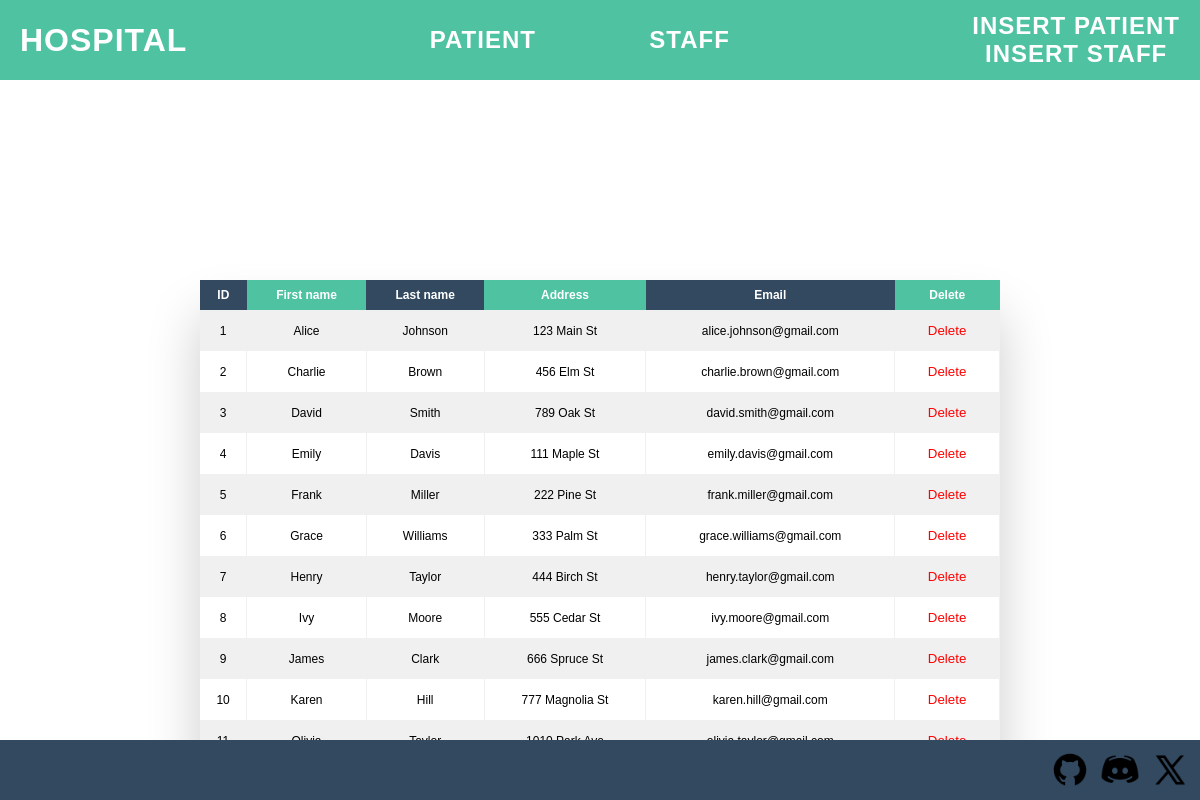
The app's page /patient.php with its own data.
### tables this page shows
CREATE TABLE Patient (
  patient_id INT NOT NULL AUTO_INCREMENT,
  first_name VARCHAR(50) NOT NULL,
  last_name VARCHAR(50) NOT NULL,
  date_of_birth DATE NOT NULL,
  gender ENUM('Male', 'Female') NOT NULL,
  medical_history TEXT,
  current_medical_issues TEXT,
  allergies TEXT,
  email VARCHAR(100),
  phone_number VARCHAR(20),
  address_id INT NOT NULL,
  PRIMARY KEY (patient_id),
  FOREIGN KEY (address_id) REFERENCES Address(address_id) ON DELETE CASCADE
);

CREATE TABLE Address (
  address_id INT NOT NULL AUTO_INCREMENT,
  address_name VARCHAR(200),
  city_name VARCHAR(200),
  state_name VARCHAR(200),
  PRIMARY KEY (address_id)
);

### patient.php (the view, shortened to what this page needs)
<!DOCTYPE html>
<html lang="en">
<head>
	<link rel="stylesheet" href="style.css?a=<?php echo time();?>">
</head>
<body>
	<?php require_once("header.php")?>
	<?php
		require_once("sql_connect.php");
		$sql_patient_query = $conn->query("SELECT patient_id, first_name, last_name, address_name, email FROM patient JOIN address ON address.address_id = patient.address_id ORDER BY patient_id");
		if ($sql_patient_query->num_rows > 0) {
			$rows = $sql_patient_query->fetch_all(MYSQLI_ASSOC);
			?>
			<div class="table-wrapper"><table><thead>
				<tr>
					<th>ID</th>
					<th>First name</th>
					<th>Last name</th>
					<th>Address</th>
					<th>Email</th>
					<th>Delete</th>
				</tr>
			<?php
			foreach ($rows as $row) {
				?><tr><?php
				foreach ($row as $data) {
					?><td><?php echo $data; ?></td><?php
				}
				?>
				<td class="delete_td">
					<form action="delete.php" method="post" class="delete">
						<input type="submit" name="delete" value="Delete">
					</form>
				</td>
				</tr>
				<?php
			}
			?></thead></table></div><?php
		}
	?>
	<?php require_once("footer.php")?>
</body>
</html>

### header.php
<header>
    <div class="header-left">
        <a href="index.php"><h2>Hospital</h></a>
    </div>
    <div class="header-mid">
        <a href="patient.php"><h3>Patient</h3></a>
        <a href="staff.php"><h3>Staff</h3></a>
    </div>
    <div class="header-right">
        <a href="patient_insert.php"><h3>Insert Patient</h3></a>
        <a href="staff_insert.php"><h3>Insert Staff</h3></a>
    </div>
</header>

### footer.php
<footer>
    <img class="image" src="github.png">
    <img class="image" src="discord.png">
    <img class="image" src="x.png">
</footer>

### style.css (style rules this page uses)
* { margin: 0; padding: 0; }
body { font-family: Helvetica; -webkit-font-smoothing: antialiased; background: rgb(255, 255, 255); background-size: 100%; height: 100%; }
header { background-color: #4FC3A1; display: flex; align-items: center; justify-content: space-between; height: 80px; }
a, h2, h3 { text-align: center; font-size: 32px; text-transform: uppercase; letter-spacing: 1px; color: rgb(255, 255, 255); text-decoration: none; }
h3 { font-size: 24px; }
.header-left { margin-left: 20px; }
.header-mid { display: flex; justify-content: space-between; width: 300px; }
.header-right { margin-right: 20px; }
footer { background-color: #324960; position: absolute; display: flex; align-items: center; justify-content: right; height: 60px; width: 100%; bottom: 0; }
.image { width: 40px; height: 40px; margin-right: 10px; }
.table-wrapper { margin-top: 150px; display: flex; justify-content: center; }
table { font-size: 12px; font-weight: normal; border: none; border-collapse: collapse; background-color: white; width: 800px; box-shadow: 0px 35px 50px rgba(0, 0, 0, 0.2); }
table td, table th { text-align: center; padding: 8px; }
table td { border-right: 1px solid #f0f0f0; font-size: 12px; }
table thead th { color: #ffffff; background: #4FC3A1; }
table thead th:nth-child(odd) { color: #ffffff; background: #324960; }
table tr:nth-child(even) { background: #f0f0f0; }
.table-wrapper { display: flex; flex-direction: column; align-items: center; margin-top: 200px; }
form { display: flex; flex-direction: column; align-items: center; width: 300px; border: 1px solid #ccc; padding: 20px; border-radius: 5px; box-shadow: 0px 0px 10px rgba(0, 0, 0, 0.1); }
.delete_td { display: flex; align-self: center; justify-content: center; }
.delete, .delete input[type='submit'] { padding: 0; width: 50px; height: 25px; border: hidden; color: rgb(255, 0, 0); background-color: rgba(0, 0, 0, 0); box-shadow: none; }
input[type="submit"] { width: 100%; padding: 10px; background-color: #4FC3A1; color: white; border: none; border-radius: 5px; cursor: pointer; box-shadow: 0px 0px 5px rgba(0, 0, 0, 0.1); }

### records on screen
patient: patient_id "1", first_name "Alice", last_name "Johnson", address.address_name "123 Main St", email "alice.johnson@gmail.com"
patient: patient_id "2", first_name "Charlie", last_name "Brown", address.address_name "456 Elm St", email "charlie.brown@gmail.com"
patient: patient_id "3", first_name "David", last_name "Smith", address.address_name "789 Oak St", email "david.smith@gmail.com"
patient: patient_id "4", first_name "Emily", last_name "Davis", address.address_name "111 Maple St", email "emily.davis@gmail.com"
patient: patient_id "5", first_name "Frank", last_name "Miller", address.address_name "222 Pine St", email "frank.miller@gmail.com"
patient: patient_id "6", first_name "Grace", last_name "Williams", address.address_name "333 Palm St", email "grace.williams@gmail.com"
patient: patient_id "7", first_name "Henry", last_name "Taylor", address.address_name "444 Birch St", email "henry.taylor@gmail.com"
patient: patient_id "8", first_name "Ivy", last_name "Moore", address.address_name "555 Cedar St", email "ivy.moore@gmail.com"
patient: patient_id "9", first_name "James", last_name "Clark", address.address_name "666 Spruce St", email "james.clark@gmail.com"
patient: patient_id "10", first_name "Karen", last_name "Hill", address.address_name "777 Magnolia St", email "karen.hill@gmail.com"
